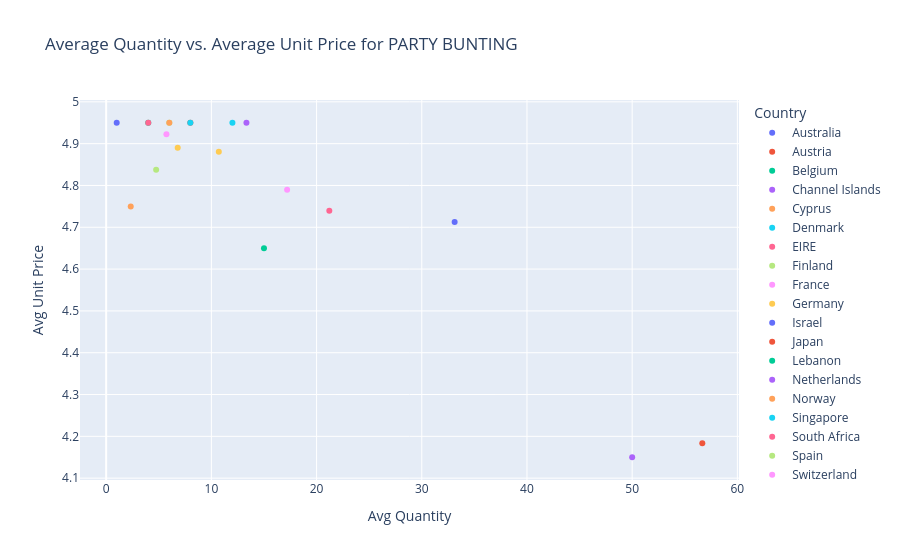

The notebook cell saved with this chart:
### Markdown cell above
## 3. Create an interactive scatter plot showing the relationship between average quantity (x-axis) and average unit price (y-axis) for the product PARTY BUNTING with the plot points color-coded by country (categories).

### Code cell
# Filtering for "PARTY BUNTING"
party_bunting_data = data[data['Description'] == 'PARTY BUNTING']

# Grouping by country
party_summary = party_bunting_data.groupby('Country').agg({'Quantity': 'mean', 'UnitPrice': 'mean'}).reset_index()

# Interactive scatter plot
fig = px.scatter(party_summary, x='Quantity', y='UnitPrice', color='Country',
                 title='Average Quantity vs. Average Unit Price for PARTY BUNTING',
                 labels={'Quantity': 'Avg Quantity', 'UnitPrice': 'Avg Unit Price'},
                 hover_data=['Country'])

fig.show()

### Figure 1 — Plotly figure (JSON) as saved in the notebook; plotly's stock layout.template omitted (floating-point values rounded to 4 significant figures)
{"data": [{"customdata": [["Australia"]], "hovertemplate": "Country=%{customdata[0]}<br>Avg Quantity=%{x}<br>Avg Unit Price=%{y}<extra></extra>", "legendgroup": "Australia", "marker": {"color": "#636efa", "symbol": "circle"}, "mode": "markers", "name": "Australia", "orientation": "v", "showlegend": true, "type": "scatter", "x": [33.12], "xaxis": "x", "y": [4.713], "yaxis": "y"}, {"customdata": [["Austria"]], "hovertemplate": "Country=%{customdata[0]}<br>Avg Quantity=%{x}<br>Avg Unit Price=%{y}<extra></extra>", "legendgroup": "Austria", "marker": {"color": "#EF553B", "symbol": "circle"}, "mode": "markers", "name": "Austria", "orientation": "v", "showlegend": true, "type": "scatter", "x": [8], "xaxis": "x", "y": [4.95], "yaxis": "y"}, {"customdata": [["Belgium"]], "hovertemplate": "Country=%{customdata[0]}<br>Avg Quantity=%{x}<br>Avg Unit Price=%{y}<extra></extra>", "legendgroup": "Belgium", "marker": {"color": "#00cc96", "symbol": "circle"}, "mode": "markers", "name": "Belgium", "orientation": "v", "showlegend": true, "type": "scatter", "x": [4], "xaxis": "x", "y": [4.95], "yaxis": "y"}, {"customdata": [["Channel Islands"]], "hovertemplate": "Country=%{customdata[0]}<br>Avg Quantity=%{x}<br>Avg Unit Price=%{y}<extra></extra>", "legendgroup": "Channel Islands", "marker": {"color": "#ab63fa", "symbol": "circle"}, "mode": "markers", "name": "Channel Islands", "orientation": "v", "showlegend": true, "type": "scatter", "x": [13.33], "xaxis": "x", "y": [4.95], "yaxis": "y"}, {"customdata": [["Cyprus"]], "hovertemplate": "Country=%{customdata[0]}<br>Avg Quantity=%{x}<br>Avg Unit Price=%{y}<extra></extra>", "legendgroup": "Cyprus", "marker": {"color": "#FFA15A", "symbol": "circle"}, "mode": "markers", "name": "Cyprus", "orientation": "v", "showlegend": true, "type": "scatter", "x": [2.333], "xaxis": "x", "y": [4.75], "yaxis": "y"}, {"customdata": [["Denmark"]], "hovertemplate": "Country=%{customdata[0]}<br>Avg Quantity=%{x}<br>Avg Unit Price=%{y}<extra></extra>", "legendgroup": "Denmark", "marker": {"color": "#19d3f3", "symbol": "circle"}, "mode": "markers", "name": "Denmark", "orientation": "v", "showlegend": true, "type": "scatter", "x": [12], "xaxis": "x", "y": [4.95], "yaxis": "y"}, {"customdata": [["EIRE"]], "hovertemplate": "Country=%{customdata[0]}<br>Avg Quantity=%{x}<br>Avg Unit Price=%{y}<extra></extra>", "legendgroup": "EIRE", "marker": {"color": "#FF6692", "symbol": "circle"}, "mode": "markers", "name": "EIRE", "orientation": "v", "showlegend": true, "type": "scatter", "x": [21.21], "xaxis": "x", "y": [4.739], "yaxis": "y"}, {"customdata": [["Finland"]], "hovertemplate": "Country=%{customdata[0]}<br>Avg Quantity=%{x}<br>Avg Unit Price=%{y}<extra></extra>", "legendgroup": "Finland", "marker": {"color": "#B6E880", "symbol": "circle"}, "mode": "markers", "name": "Finland", "orientation": "v", "showlegend": true, "type": "scatter", "x": [6], "xaxis": "x", "y": [4.95], "yaxis": "y"}, {"customdata": [["France"]], "hovertemplate": "Country=%{customdata[0]}<br>Avg Quantity=%{x}<br>Avg Unit Price=%{y}<extra></extra>", "legendgroup": "France", "marker": {"color": "#FF97FF", "symbol": "circle"}, "mode": "markers", "name": "France", "orientation": "v", "showlegend": true, "type": "scatter", "x": [5.727], "xaxis": "x", "y": [4.923], "yaxis": "y"}, {"customdata": [["Germany"]], "hovertemplate": "Country=%{customdata[0]}<br>Avg Quantity=%{x}<br>Avg Unit Price=%{y}<extra></extra>", "legendgroup": "Germany", "marker": {"color": "#FECB52", "symbol": "circle"}, "mode": "markers", "name": "Germany", "orientation": "v", "showlegend": true, "type": "scatter", "x": [6.8], "xaxis": "x", "y": [4.89], "yaxis": "y"}, {"customdata": [["Israel"]], "hovertemplate": "Country=%{customdata[0]}<br>Avg Quantity=%{x}<br>Avg Unit Price=%{y}<extra></extra>", "legendgroup": "Israel", "marker": {"color": "#636efa", "symbol": "circle"}, "mode": "markers", "name": "Israel", "orientation": "v", "showlegend": true, "type": "scatter", "x": [1], "xaxis": "x", "y": [4.95], "yaxis": "y"}, {"customdata": [["Japan"]], "hovertemplate": "Country=%{customdata[0]}<br>Avg Quantity=%{x}<br>Avg Unit Price=%{y}<extra></extra>", "legendgroup": "Japan", "marker": {"color": "#EF553B", "symbol": "circle"}, "mode": "markers", "name": "Japan", "orientation": "v", "showlegend": true, "type": "scatter", "x": [56.67], "xaxis": "x", "y": [4.183], "yaxis": "y"}, {"customdata": [["Lebanon"]], "hovertemplate": "Country=%{customdata[0]}<br>Avg Quantity=%{x}<br>Avg Unit Price=%{y}<extra></extra>", "legendgroup": "Lebanon", "marker": {"color": "#00cc96", "symbol": "circle"}, "mode": "markers", "name": "Lebanon", "orientation": "v", "showlegend": true, "type": "scatter", "x": [15], "xaxis": "x", "y": [4.65], "yaxis": "y"}, {"customdata": [["Netherlands"]], "hovertemplate": "Country=%{customdata[0]}<br>Avg Quantity=%{x}<br>Avg Unit Price=%{y}<extra></extra>", "legendgroup": "Netherlands", "marker": {"color": "#ab63fa", "symbol": "circle"}, "mode": "markers", "name": "Netherlands", "orientation": "v", "showlegend": true, "type": "scatter", "x": [50], "xaxis": "x", "y": [4.15], "yaxis": "y"}, {"customdata": [["Norway"]], "hovertemplate": "Country=%{customdata[0]}<br>Avg Quantity=%{x}<br>Avg Unit Price=%{y}<extra></extra>", "legendgroup": "Norway", "marker": {"color": "#FFA15A", "symbol": "circle"}, "mode": "markers", "name": "Norway", "orientation": "v", "showlegend": true, "type": "scatter", "x": [6], "xaxis": "x", "y": [4.95], "yaxis": "y"}, {"customdata": [["Singapore"]], "hovertemplate": "Country=%{customdata[0]}<br>Avg Quantity=%{x}<br>Avg Unit Price=%{y}<extra></extra>", "legendgroup": "Singapore", "marker": {"color": "#19d3f3", "symbol": "circle"}, "mode": "markers", "name": "Singapore", "orientation": "v", "showlegend": true, "type": "scatter", "x": [8], "xaxis": "x", "y": [4.95], "yaxis": "y"}, {"customdata": [["South Africa"]], "hovertemplate": "Country=%{customdata[0]}<br>Avg Quantity=%{x}<br>Avg Unit Price=%{y}<extra></extra>", "legendgroup": "South Africa", "marker": {"color": "#FF6692", "symbol": "circle"}, "mode": "markers", "name": "South Africa", "orientation": "v", "showlegend": true, "type": "scatter", "x": [4], "xaxis": "x", "y": [4.95], "yaxis": "y"}, {"customdata": [["Spain"]], "hovertemplate": "Country=%{customdata[0]}<br>Avg Quantity=%{x}<br>Avg Unit Price=%{y}<extra></extra>", "legendgroup": "Spain", "marker": {"color": "#B6E880", "symbol": "circle"}, "mode": "markers", "name": "Spain", "orientation": "v", "showlegend": true, "type": "scatter", "x": [4.75], "xaxis": "x", "y": [4.838], "yaxis": "y"}, {"customdata": [["Switzerland"]], "hovertemplate": "Country=%{customdata[0]}<br>Avg Quantity=%{x}<br>Avg Unit Price=%{y}<extra></extra>", "legendgroup": "Switzerland", "marker": {"color": "#FF97FF", "symbol": "circle"}, "mode": "markers", "name": "Switzerland", "orientation": "v", "showlegend": true, "type": "scatter", "x": [17.2], "xaxis": "x", "y": [4.79], "yaxis": "y"}, {"customdata": [["United Kingdom"]], "hovertemplate": "Country=%{customdata[0]}<br>Avg Quantity=%{x}<br>Avg Unit Price=%{y}<extra></extra>", "legendgroup": "United Kingdom", "marker": {"color": "#FECB52", "symbol": "circle"}, "mode": "markers", "name": "United Kingdom", "orientation": "v", "showlegend": true, "type": "scatter", "x": [10.71], "xaxis": "x", "y": [4.881], "yaxis": "y"}], "layout": {"legend": {"title": {"text": "Country"}, "tracegroupgap": 0}, "title": {"text": "Average Quantity vs. Average Unit Price for PARTY BUNTING"}, "xaxis": {"anchor": "y", "domain": [0, 1], "title": {"text": "Avg Quantity"}}, "yaxis": {"anchor": "x", "domain": [0, 1], "title": {"text": "Avg Unit Price"}}}}
